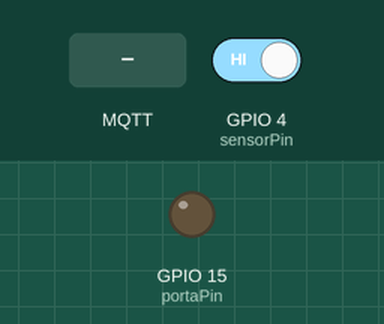
Simulated run of this sketch. Board: ESP32. Shown: output pins drawn as LEDs (lit = HIGH). Inputs (shaded band) come from the test bench; at power-on: GPIO 4 (sensorPin) HIGH. WiFi joins after 1.5 s; servers stay silent unless stated; no MQTT or app messages arrive unless stated; what the sketch prints to the serial monitor is not drawn.

Above: at 3.2 s.
3.3 s: MQTT message "OPEN" arrives on the first subscribed topic
At 4.8 s:
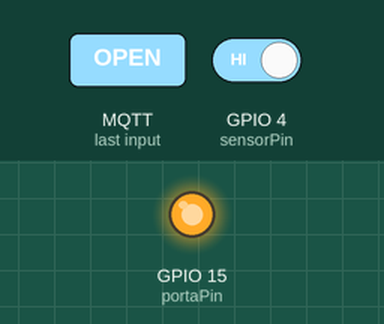
6.3 s: GPIO 4 (sensorPin) driven LOW
7.8 s: GPIO 4 (sensorPin) driven HIGH
Timing chart, 0 to 10.8 s (numbered marks = the images above; inputs shaded):
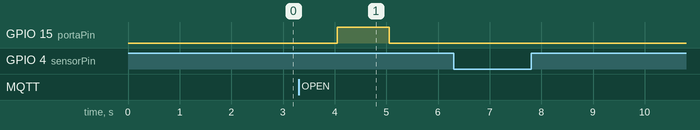

The sketch:

esp32.ino
```cpp
#include <WiFi.h>
#include <PubSubClient.h>

const char* ssid = "2.4G";
const char* password = "eunaosei";
const char* mqtt_server = "192.168.1.3";

WiFiClient espClient;
PubSubClient client(espClient);

// Pinos da ESP
const int sensorPin = 4;
const int portaPin = 15;

// Variáveis de status
volatile bool portaAberta = false;

void IRAM_ATTR sensorInterrupt(){
  portaAberta = !portaAberta;
  if (portaAberta) {
    client.publish("porta/status", "ABERTA");
    Serial.println("Status: Porta aberta.");
  } else {
    client.publish("porta/status", "FECHADA");
    Serial.println("Status: Porta fechada.");
  }
}

void callback(char* topic, byte* payload, unsigned int length) {
  String message = "";
  for (int i = 0; i < length; i++) {
    message += (char)payload[i];
  }

  if (message == "OPEN") {
    digitalWrite(portaPin, HIGH);
    delay(1000);
    digitalWrite(portaPin, LOW);
    Serial.println("Porta aberta.");
  }
}

void reconnect() {
  while (!client.connected()) {
    if (client.connect("ESP32Client")) {
      Serial.println("Conectado ao MQTT, assinando o tópico.");
      client.subscribe("porta/comando");
    } else {
      Serial.print("Falha na conexão MQTT, tentando novamente em 5 segundos.");
      delay(5000);
    }
  }
}

void setup() {
  Serial.begin(115200);

  pinMode(portaPin, OUTPUT);
  pinMode(sensorPin, INPUT_PULLUP);

  WiFi.begin(ssid, password);
  Serial.print("Conectando-se à rede Wi-Fi...");
  while (WiFi.status() != WL_CONNECTED) {
    delay(1000);
  }
  Serial.println("Conexão Wi-Fi bem-sucedida!");

  client.setServer(mqtt_server, 1883);
  client.setCallback(callback);

  client.publish("porta/status", "FECHADA");
  attachInterrupt(digitalPinToInterrupt(sensorPin), sensorInterrupt, CHANGE);
}

void loop() {
  if (!client.connected()) {
    reconnect();
  }
  client.loop();
  // client.publish("porta/status", "FECHADA");
  delay(1000);
}
```

Measured:
- after the input at 3.3 s, GPIO 15 (portaPin): LOW → HIGH after 0.75 s, → LOW 1.0 s later
- after the input at 6.3 s, every drawn part: stays the same
- after the input at 7.8 s, every drawn part: stays the same
